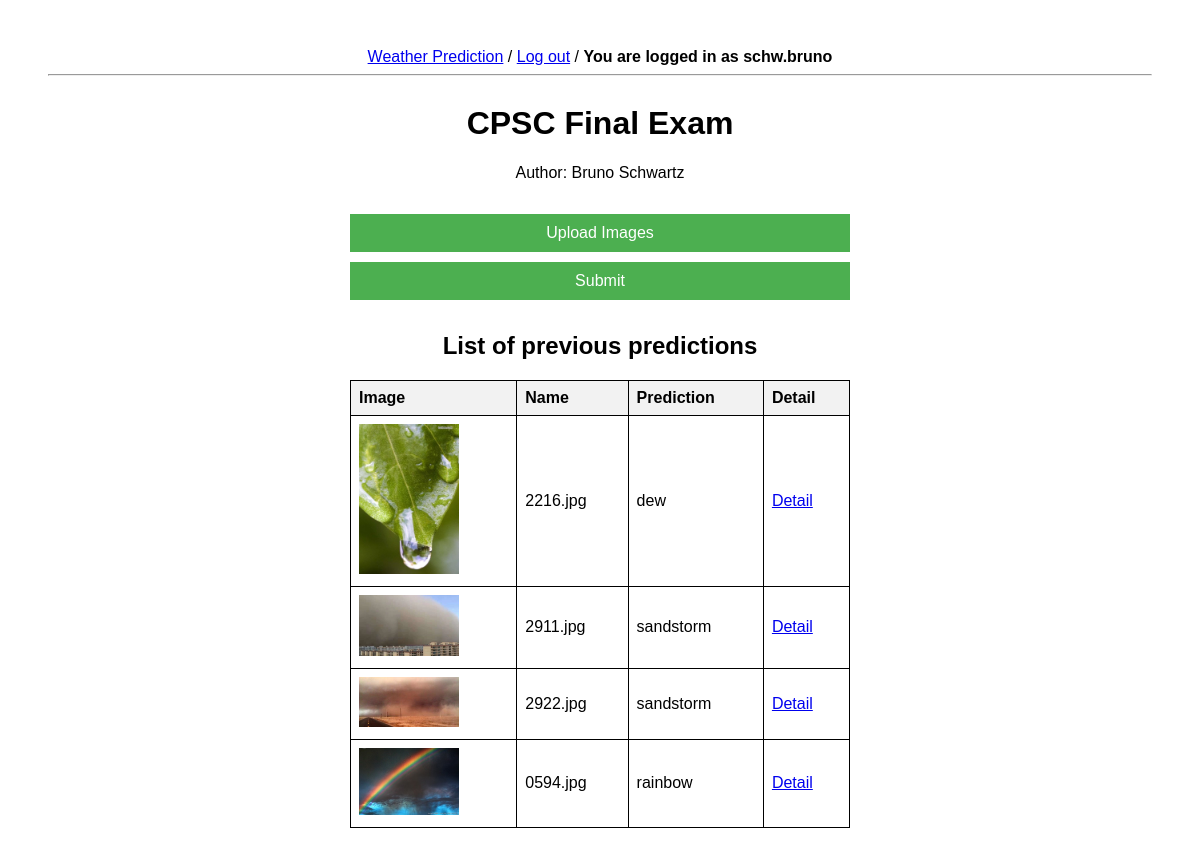
The page / (signed in) on the database its author committed.
### home/models.py (models this page shows, shortened)
class ImagePrediction(models.Model):
    image = models.ImageField()
    predicted_class = models.CharField(max_length=20)

### home/views.py (the view, shortened to what this page needs)
# urls.py: path('', views.index, name='index'),
def index(request):
    predictions = ImagePrediction.objects.all()  # Retrieve all predictions from the database
    return render(request, 'index.html', {'predictions': predictions})

### home/templates/index.html (shortened to what this page needs)
<!DOCTYPE html>
<html>
  <head>
  </head>
  <body>
    <a href="{% url 'index' %}">Weather Prediction</a> /
    {% if user.is_authenticated %}
        <a href="{% url 'logout' %}">Log out</a> /
        <strong>You are logged in as {{ user.username }}</strong>
    {% else %}
        <a href="{% url 'signup' %}">Sign up</a> /
        <a href="{% url 'login' %}">Log in</a>
    {% endif %}
    <hr>
    <div class="container">
      <h1>CPSC Final Exam</h1>
      <p class="authors">Author: Bruno Schwartz</p>
      {% if user.is_authenticated %}
      <form method="POST" enctype="multipart/form-data">
        <label class="uploadLabel selectedImage" for="upload">
          Upload Images
        </label>
        <input type="submit" value="Submit" />
      </form>
      <section class="table">
        {% if predictions %}
        <h2>List of previous predictions</h2>
        <table class="prediction-table">
            <thead>
                <tr>
                    <th>Image</th>
                    <th>Name</th>
                    <th>Prediction</th>
                    <th>Detail</th>
                </tr>
            </thead>
            <tbody>
                {% for prediction in predictions %}
                <tr>
                    <td><img src="{{ prediction.image.url }}" alt="Uploaded Image" width="100"></td>
                    <td>{{ prediction.image.name }}</td>
                    <td>{{ prediction.predicted_class }}</td>
                    <td><a href="{% url 'details' prediction.image.name %}">Detail</a></td>
                </tr>
                {% endfor %}
            </tbody>
        </table>
        {% endif %}
      </section>
      {% endif %}
    </div>
  </body>
</html>

### home/templates/index.html (style rules this page uses)
label.uploadLabel, input[type="submit"] { box-sizing: border-box; width: 100%; display: block; padding: 10px; background-color: #4caf50; color: white; cursor: pointer; border: none; margin-bottom: 10px; font-size: 16px; }
body { margin: 2%; padding: 2%; font-family: Arial, sans-serif; text-align: center; }
.container { width: 100%; max-width: 500px; margin: 0; padding: 0; font-family: Arial, sans-serif; text-align: center; display: inline-block; }
.authors { margin-bottom: 2em; }
table { border-collapse: collapse; width: 100%; }
th, td { border: 1px solid black; padding: 8px; text-align: left; }
th { background-color: #f2f2f2; }

### rows shown on the page
ImagePrediction: image (picture), image.name "2216.jpg", predicted_class "dew"
ImagePrediction: image (picture), image.name "2911.jpg", predicted_class "sandstorm"
ImagePrediction: image (picture), image.name "2922.jpg", predicted_class "sandstorm"
ImagePrediction: image (picture), image.name "0594.jpg", predicted_class "rainbow"

### other values the page prints
{{ user.username }} "schw.bruno"
